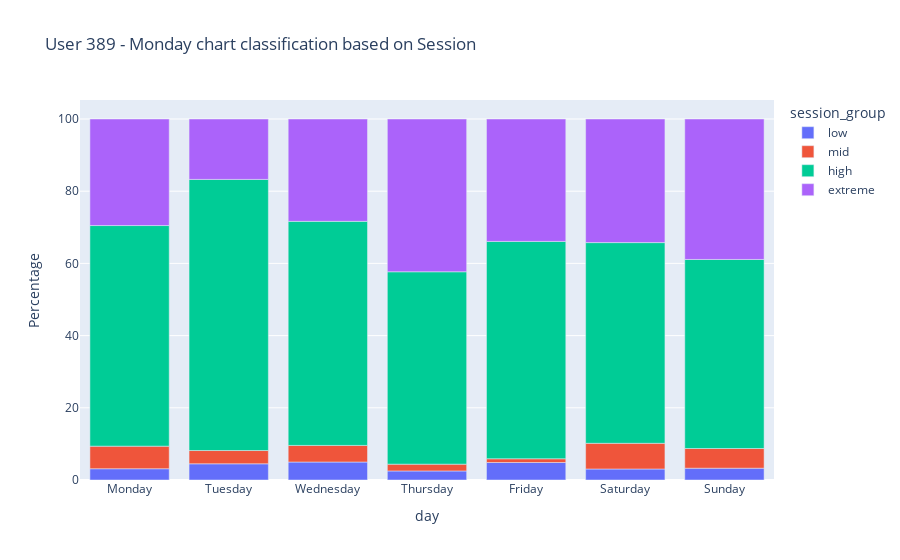

Here is the notebook cell this chart was saved with:
### Code cell
df_session_daily = df_duration.groupby(['user_id', 'day', 'hour_period'])['duration_min'].count().reset_index(name='30min sessions')
quantiles = df_session_daily['30min sessions'].quantile([.33, .66, .98, 1])


#labeling of groups
df_session_daily['session_group'] = 'extreme'
df_session_daily['session_group'][df_session_daily['30min sessions'] <= quantiles[.98]] = 'high'
df_session_daily['session_group'][df_session_daily['30min sessions'] <= quantiles[.66]] = 'mid'
df_session_daily['session_group'][df_session_daily['30min sessions'] <= quantiles[.33]] = 'low'
# df_session_daily[df_session_daily['user_id'] == 389].groupby(['day', 'session_group'])['30min sessions'].count().reset_index(name='Daily Sessions').head(10)

bar_chart_sessions_389 = df_session_daily[(df_session_daily['user_id'] == 389)] # & (df_session_daily['day'] == 'Monday')

import plotly.express as px

# long_df = px.data.medals_long()

bar_chart_daily_sessions_389_total_sessions = bar_chart_sessions_389.groupby(['day']).sum()['30min sessions'].reset_index(name='30min sessions') #.reset_index(name='Total Sessions')
bar_chart_daily_sessions_389_100pec = pd.merge(bar_chart_sessions_389, bar_chart_daily_sessions_389_total_sessions, how='left', left_on=['day'], right_on=['day'])
bar_chart_daily_sessions_389_100pec['Percentage'] = (bar_chart_daily_sessions_389_100pec['30min sessions_x'] / bar_chart_daily_sessions_389_100pec['30min sessions_y']) * 100

test2 = bar_chart_daily_sessions_389_100pec.groupby(['day', 'session_group']).sum().reset_index()


fig = px.bar(test2, x='day', y="Percentage", color="session_group", category_orders={'day': days, 'session_group':['low', 'mid', 'high', 'extreme']}, title=f"User 389 - Monday chart classification based on Session")
# fig.update_xaxes(categoryorder='category ascending')
fig.show()

### Figure 1 — Plotly figure (JSON) as saved in the notebook; plotly's stock layout.template omitted (floating-point values rounded to 4 significant figures)
{"data": [{"alignmentgroup": "True", "hovertemplate": "session_group=low<br>day=%{x}<br>Percentage=%{y}<extra></extra>", "legendgroup": "low", "marker": {"color": "#636efa", "pattern": {"shape": ""}}, "name": "low", "offsetgroup": "low", "orientation": "v", "showlegend": true, "textposition": "auto", "type": "bar", "x": ["Friday", "Monday", "Saturday", "Sunday", "Thursday", "Tuesday", "Wednesday"], "xaxis": "x", "y": [4.844, 3.125, 3.051, 3.273, 2.508, 4.49, 4.981], "yaxis": "y"}, {"alignmentgroup": "True", "hovertemplate": "session_group=mid<br>day=%{x}<br>Percentage=%{y}<extra></extra>", "legendgroup": "mid", "marker": {"color": "#EF553B", "pattern": {"shape": ""}}, "name": "mid", "offsetgroup": "mid", "orientation": "v", "showlegend": true, "textposition": "auto", "type": "bar", "x": ["Friday", "Monday", "Saturday", "Sunday", "Thursday", "Tuesday", "Wednesday"], "xaxis": "x", "y": [1.038, 6.25, 7.119, 5.455, 1.881, 3.673, 4.598], "yaxis": "y"}, {"alignmentgroup": "True", "hovertemplate": "session_group=high<br>day=%{x}<br>Percentage=%{y}<extra></extra>", "legendgroup": "high", "marker": {"color": "#00cc96", "pattern": {"shape": ""}}, "name": "high", "offsetgroup": "high", "orientation": "v", "showlegend": true, "textposition": "auto", "type": "bar", "x": ["Friday", "Monday", "Saturday", "Sunday", "Thursday", "Tuesday", "Wednesday"], "xaxis": "x", "y": [60.21, 61.11, 55.59, 52.36, 53.29, 75.1, 62.07], "yaxis": "y"}, {"alignmentgroup": "True", "hovertemplate": "session_group=extreme<br>day=%{x}<br>Percentage=%{y}<extra></extra>", "legendgroup": "extreme", "marker": {"color": "#ab63fa", "pattern": {"shape": ""}}, "name": "extreme", "offsetgroup": "extreme", "orientation": "v", "showlegend": true, "textposition": "auto", "type": "bar", "x": ["Friday", "Monday", "Saturday", "Sunday", "Thursday", "Tuesday", "Wednesday"], "xaxis": "x", "y": [33.91, 29.51, 34.24, 38.91, 42.32, 16.73, 28.35], "yaxis": "y"}], "layout": {"barmode": "relative", "legend": {"title": {"text": "session_group"}, "tracegroupgap": 0}, "title": {"text": "User 389 - Monday chart classification based on Session"}, "xaxis": {"anchor": "y", "categoryarray": ["Monday", "Tuesday", "Wednesday", "Thursday", "Friday", "Saturday", "Sunday"], "categoryorder": "array", "domain": [0, 1], "title": {"text": "day"}}, "yaxis": {"anchor": "x", "domain": [0, 1], "title": {"text": "Percentage"}}}}
